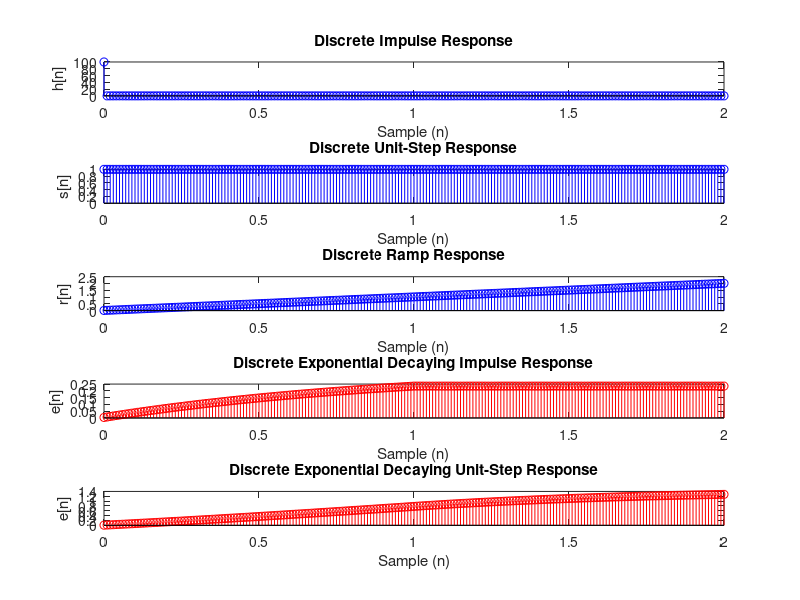

Recreate this plot in MATLAB.
Ts = 0.01;

n = 0:Ts:2; % Adjusted for 201 samples

% Impulse response h[n]
h = zeros(size(n));
h(1) = 1/Ts;

% Unit-step response s[n] for the impulse input
s = cumsum(h)*Ts;

% Ramp response s[n] for the unit-step input
r = cumsum(s)*Ts;

imp_resp = conv(exp(-1*n),h,"same")*Ts;
us_resp = conv(exp(-1*n),s,"same")*Ts;
exp_imp = cumsum(imp_resp)*Ts;
exp_us = cumsum(us_resp)*Ts;


% Plotss
figure;
subplot(5,1,1);
stem(n, h, 'b' );
xlabel('Sample (n)');
ylabel('h[n]');
title('Discrete Impulse Response');

subplot(5,1,2);
stem(n, s, 'b');
xlabel('Sample (n)');
ylabel('s[n]');
title('Discrete Unit-Step Response');

subplot(5,1,3);
stem(n, r, 'b');
xlabel('Sample (n)');
ylabel('r[n]');
title('Discrete Ramp Response');

subplot(5,1,4);
stem(n, exp_imp, 'r');
xlabel('Sample (n)');
ylabel('e[n]');
title('Discrete Exponential Decaying Impulse Response');
subplot(5,1,5);
stem(n, exp_us, 'r');
xlabel('Sample (n)');
ylabel('e[n]');
title('Discrete Exponential Decaying Unit-Step Response');